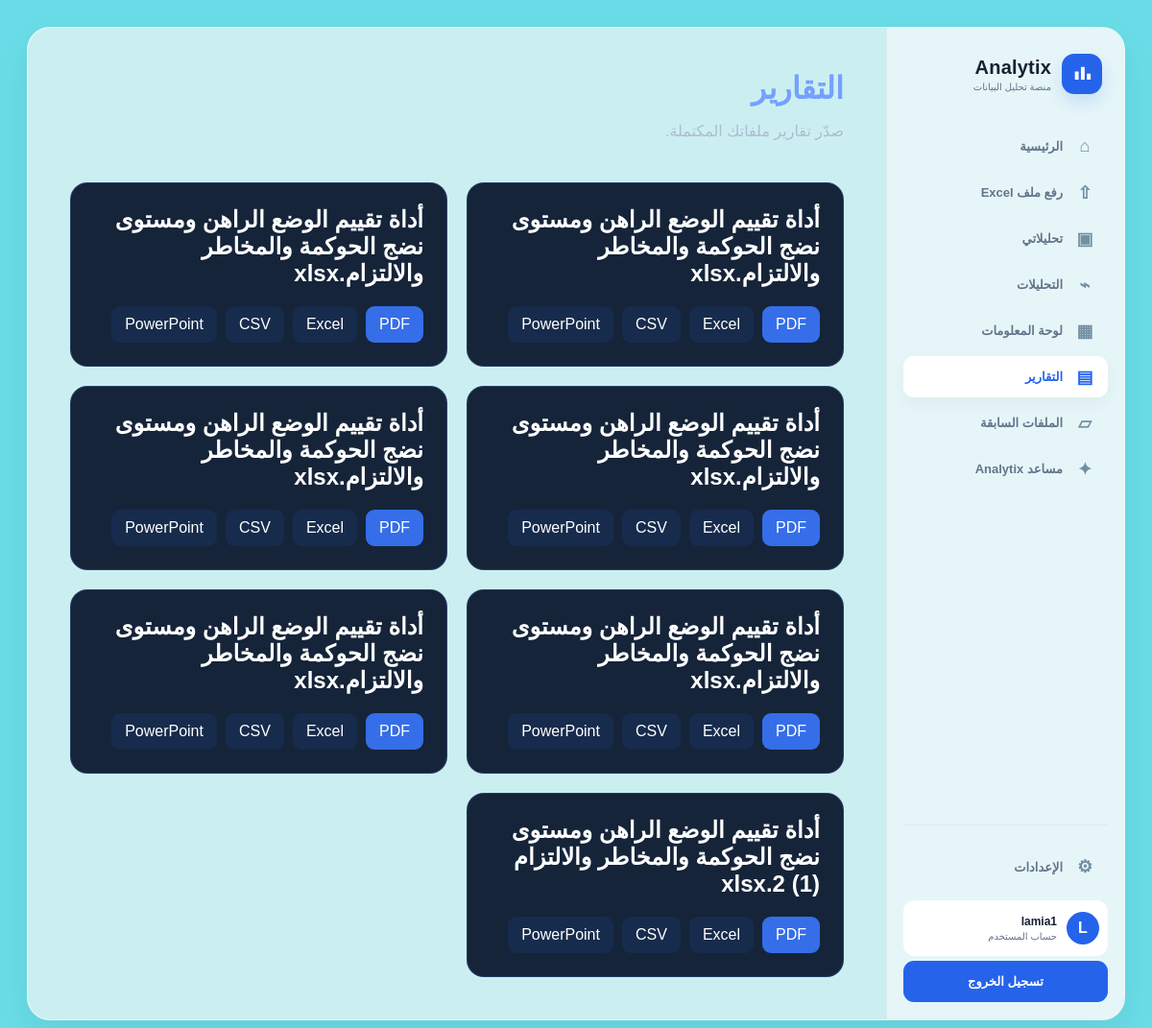
The app's page /reports/ (signed in), older data.
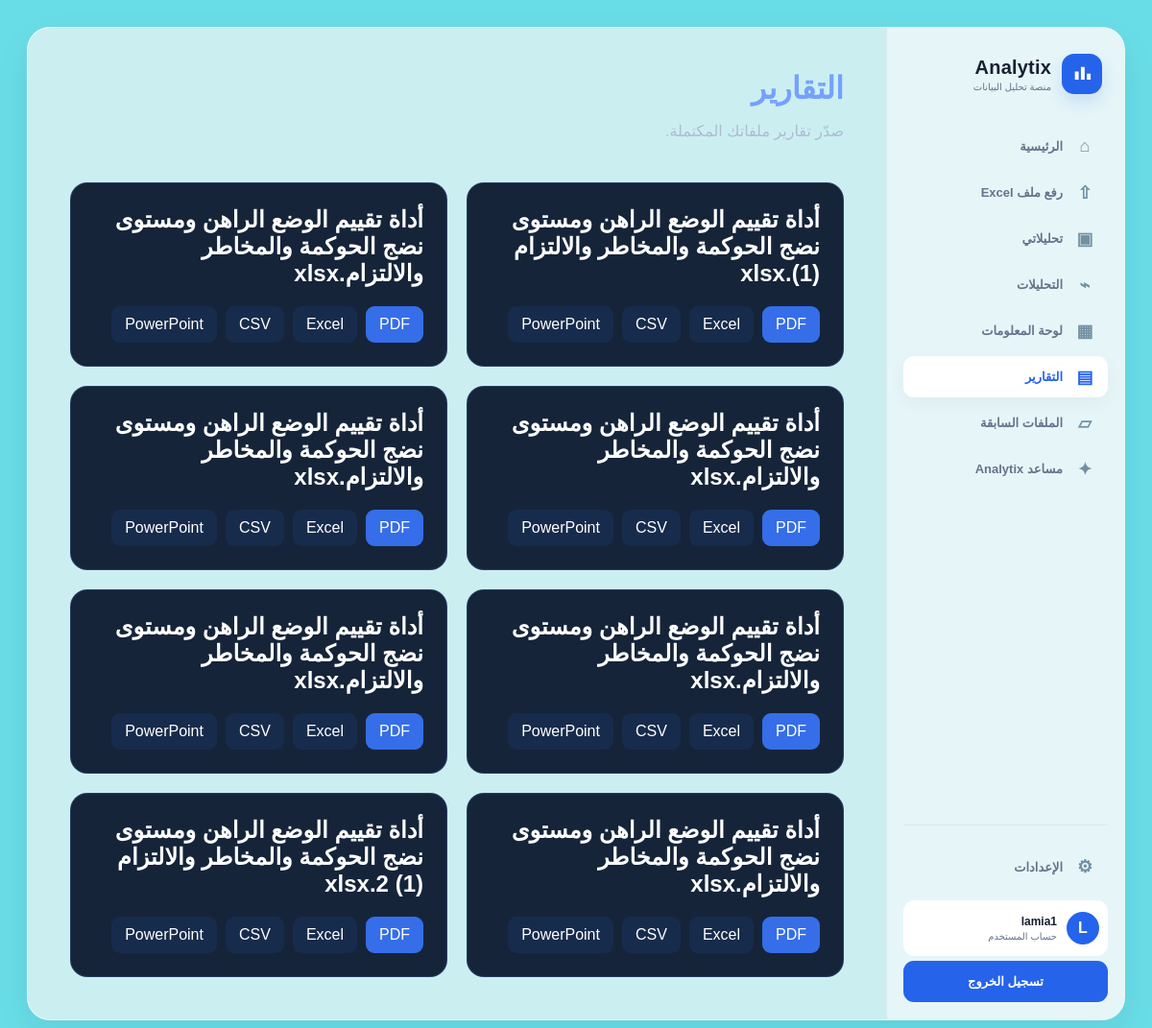
The same page, newer data.
### datasets/models.py (models this page shows, shortened)
class Dataset(models.Model):
    STATUS_CHOICES = [
        ('uploaded', 'تم الرفع'),
        ('reading', 'جارٍ قراءة الملف'),
        ('ready', 'جاهز للتحليل'),
        ('failed', 'فشل تجهيز الملف'),
    ]
    user = models.ForeignKey(
        settings.AUTH_USER_MODEL,
        on_delete=models.CASCADE,
        related_name='datasets',
        verbose_name='المستخدم',
    )
    title = models.CharField(
        max_length=200,
        verbose_name='اسم ملف البيانات',
    )
    file = models.FileField(
        upload_to='analytix/excel_files/%Y/%m/',
        storage=raw_storage,
          max_length=500,
        validators=[
            FileExtensionValidator(
                allowed_extensions=[
                    'xlsx',
                    'xls',
                    'xlsm',
                ],
            ),
            validate_excel_size,
        ],
        verbose_name='ملف Excel',
    )
    original_filename = models.CharField(
        max_length=255,
        blank=True,
        verbose_name='اسم الملف الأصلي',
    )
    file_size = models.PositiveBigIntegerField(
        default=0,
        editable=False,
        verbose_name='حجم الملف بالبايت',
    )
    status = models.CharField(
        max_length=20,
        choices=STATUS_CHOICES,
        default='uploaded',
        db_index=True,
        verbose_name='حالة الملف',
    )
    error_message = models.TextField(
        blank=True,
        verbose_name='رسالة الخطأ',
    )
    uploaded_at = models.DateTimeField(
        auto_now_add=True,
        verbose_name='تاريخ الرفع',
    )
    updated_at = models.DateTimeField(
        auto_now=True,
        verbose_name='تاريخ آخر تحديث',
    )
    class Meta:
        verbose_name = 'ملف بيانات'
        verbose_name_plural = 'ملفات البيانات'
        ordering = ['-uploaded_at']
        indexes = [
            models.Index(
                fields=['user', 'status'],
            ),
            models.Index(
                fields=['uploaded_at'],
            ),
        ]

### reports/views.py (the view)
# urls.py: path('', views.report_list, name='list'),
@login_required
def report_list(request):
    datasets = Dataset.objects.filter(user=request.user, status='ready')
    return render(request, 'reports-templates/list.html', {'datasets': datasets})

### templates/reports-templates/list.html
{% extends 'workspace_section_base.html' %}{% block title %}التقارير | Analytix{% endblock %}{% block content %}<header class="section-heading"><div><h1>التقارير</h1><p>صدّر تقارير ملفاتك المكتملة.</p></div></header>{% if datasets %}<section class="section-grid">{% for dataset in datasets %}<article class="section-card"><h2>{{ dataset.original_filename|default:dataset.title }}</h2><div class="actions"><a class="action" href="{% url 'datasets:export_pdf' dataset.pk %}">PDF</a><a class="action soft" href="{% url 'datasets:export_excel' dataset.pk %}">Excel</a><a class="action soft" href="{% url 'datasets:export_csv' dataset.pk %}">CSV</a><a class="action soft" href="{% url 'datasets:export_powerpoint' dataset.pk %}">PowerPoint</a></div></article>{% endfor %}</section>{% else %}<section class="empty-state"><h2>لا توجد تقارير متاحة حتى الآن.</h2></section>{% endif %}{% endblock %}

Row changes from the older to the newer data that the page shows:
added Dataset: original_filename "أداة تقييم الوضع الراهن ومستوى نضج الحوكمة والمخاطر والالتزام (1).xlsx"
